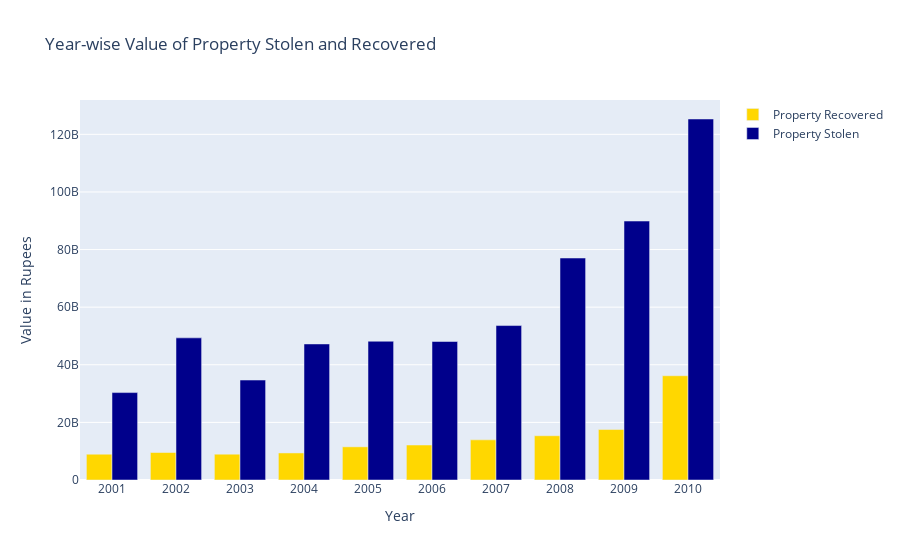

Source (notebook cell):
### Code cell
g9 = pd.DataFrame(property.groupby(['Year'])['Value_of_Property_Recovered','Value_of_Property_Stolen'].sum().reset_index())

year=['2001','2002','2003','2004','2005','2006','2007','2008','2009','2010']

fig = go.Figure(data=[
    go.Bar(name='Property Recovered', x=year, y=g9['Value_of_Property_Recovered'],
           marker_color='gold'),
    go.Bar(name='Property Stolen', x=year, y=g9['Value_of_Property_Stolen'],
          marker_color='darkblue')
])

fig.update_layout(barmode='group',xaxis_title='Year',yaxis_title='Value in Rupees',
                 title='Year-wise Value of Property Stolen and Recovered')
fig.show()

### Figure 1 — Plotly figure (JSON) as saved in the notebook; plotly's stock layout.template omitted (floating-point values rounded to 4 significant figures)
{"data": [{"marker": {"color": "gold"}, "name": "Property Recovered", "type": "bar", "x": ["2001", "2002", "2003", "2004", "2005", "2006", "2007", "2008", "2009", "2010"], "y": [8946523770, 9548408672, 8951886540, 9389393600, 11519962792, 12144608296, 13930899181, 15362975370, 17522282464, 36192599934]}, {"marker": {"color": "darkblue"}, "name": "Property Stolen", "type": "bar", "x": ["2001", "2002", "2003", "2004", "2005", "2006", "2007", "2008", "2009", "2010"], "y": [30344648510, 49344611696, 34700760664, 47233918984, 48179988362, 48078914848, 53614790385, 77059122252, 89900114948, 125327167512]}], "layout": {"barmode": "group", "title": {"text": "Year-wise Value of Property Stolen and Recovered"}, "xaxis": {"title": {"text": "Year"}}, "yaxis": {"title": {"text": "Value in Rupees"}}}}
